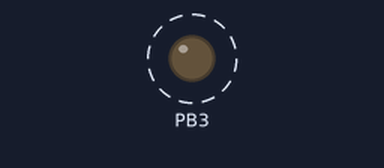
A program run on a simulated ATmega328P, built with avr-gcc and emulated at 16 MHz. Parts: output pins drawn as LEDs (lit = HIGH). Dashed ring = blinking. What the program prints to the serial monitor is not drawn.

Above: at 0.5 s.
Timing chart, 0 to 4.6 s (numbered marks = the images above):
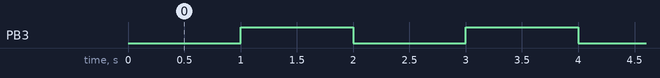

Measured:
- by itself, PB3: alternates HIGH for 1.0 s and LOW for 1.0 s

The program:

main.c
```c
/*
 * SerialCommunication(TX).c
 *
 * Created: 8/3/2018 2:08:48 PM
 * Author : Nick Hulsey
 */

//TX = Transmission
//look at USART on datasheet for details
//BAUD Rate = bits per second, but the chip needs to know UBRR (register) which tells the chip how fast to run

//use the serial to usb commmuncation chip (red sparkfun)
//open tera term
// atmega328 -> chip
// RX -> TX
// TX -> RX
//make sure power and gnds are the same
//so use the chip to power the atmega328

#include <avr/io.h>
#define F_CPU  16000000UL
#define BAUD   9600
#define BRC    ((F_CPU/16/BAUD) - 1)
#define LED_BUILTIN PORTB3;
#define TX_BUFFER_SIZE 128

#include <util/delay.h>
#include <avr/interrupt.h>

char serialBuffer[TX_BUFFER_SIZE];
uint8_t serialReadPos = 0;
uint8_t serialWritePos = 0;

//must declare methods above in your code
void appendSerial(char c);
void serialWrite(char c[]);

int count = 0;


int main(void)
{
	DDRB |= (1 << PORTB3);

    UBRR0H = (BRC << 8); //this tells the chip how fast to run by shifting the brc into the register
	UBRR0L = (BRC); //theres the high and lower part of the register

	//three control registers for usart: A,B,C

	//all of these sentings can be found in the datasheet under usart
	UCSR0B |= (1 << TXEN0);//enable transmission
	UCSR0C |= (1 << UCSZ01) | (1 << UCSZ00); //parity mode: simplest form of error detection
	//^^set how big our transmission is....set to 8 bits rn
	UCSR0B |= (1 << TXCIE0); //enable transmission complete interrupt
	sei();

    while (1)
    {
		//UDR0 = 'H';//this is the register we write to when we want send or recieve data
		//CAN ONLY BE ONE BIT OF DATA AT A TIME SO JUST A SINGLE CHARACTER 'A' OR '8'
		//_delay_ms(1000);
		serialWrite("Look! I can count!\n\r");

		char countArray[5];
		itoa(count,countArray,2);//must convert count into a char array using this method
								  //10 = decimal 2 = binary and so on
		serialWrite(countArray);
		count ++;

		serialWrite("\n\r");

		_delay_ms(1000);

		PORTB ^= (1 << PORTB3);

    }


}

/************************************************************************//*
	HOW ALL OF THIS WORKS:
	SO YOU SETUP THE TX COMMUNICATION BY SETTING SOME SETTINGS ON THE 3 REGISTERS:
		UCSR0A, UCSR0B, UCSR0C
	THEN YOU TELL THE CHIP HOW FAST WE ARE SENDING DATA:
		USING THIS EQUATION: BRC = ((F_CPU/16/BAUD) - 1)
	THEN WE ADD THAT TO THE UBRR0H AND UBRR0L REGISTERS

	NOW THIS IS ALL YOU REALLY HAVE TO DO, TO WRITE A SINGLE CHAR OF DATA YOU JUST DO:
	UDR0 = 'A'

	BUT WHAT IF WE WANT TO SEND A STRING?
		WELL, JUST MAKE A CHAR ARRAY, ADD OUR STRING TO IT, AND THEN SEND EACH CHARACTER OVER INDIVIDUALLY

	WE CAN ACCOMPLISH THIS BY MAKING AN INTERRUPT
		THIS INTERRUPT WILL WILL BE CALLED EVERYTIME UDR0 IS CLEARED/THE DATA IS SENT

	SO, WE CALL serialWrite(char[] c) which adds our data to the character array using
	appendSerial(char c)

	THEN IT CHECKS IF UDR0 IS EMPTY, IF IT IS IT WILL TRIGGER THE INTERRUPT BY DOING: UDR0 = 0;

	IN THE INTERRUPT WE KEEP SENDING DATA UNTIL OUR READPOS = WRITEPOS

	DONT WORRY ABOUT OUR ARRAY RUNNING OUT OF SPACE BECAUSE IT JUST LOOPS BACK TO THE BEGINNING

	SAMPLE:
	[P][L][E][\][N][\][R][][][][][][][][E][X][A][M]
	AND THIS WILL SEND CORRECTLY SINCE OUR READPOS = INDEXOF(E) AND ADD UNTIL IT LOOPS AND GETS TO INDEXOF(R)

*//************************************************************************/


void appendSerial(char c){
	serialBuffer[serialWritePos] = c;
	serialWritePos ++;

	if(serialWritePos >= TX_BUFFER_SIZE){
		serialWritePos = 0;
	}
}

void serialWrite(char c[]){

	for(uint8_t i = 0; i < strlen(c); i++){
		appendSerial(c[i]);
	}

	if(UCSR0A & (1 << UDRE0)){//this checks if the data register is empty
		//this forces the interrupt to fire by sending a 0
		UDR0 = 0;
	}

}


ISR(USART_TX_vect){
	if(serialReadPos != serialWritePos){
		UDR0 = serialBuffer[serialReadPos];
		serialReadPos ++;


		if(serialReadPos >= TX_BUFFER_SIZE){
			serialReadPos = 0;
		}


	}
}
```
